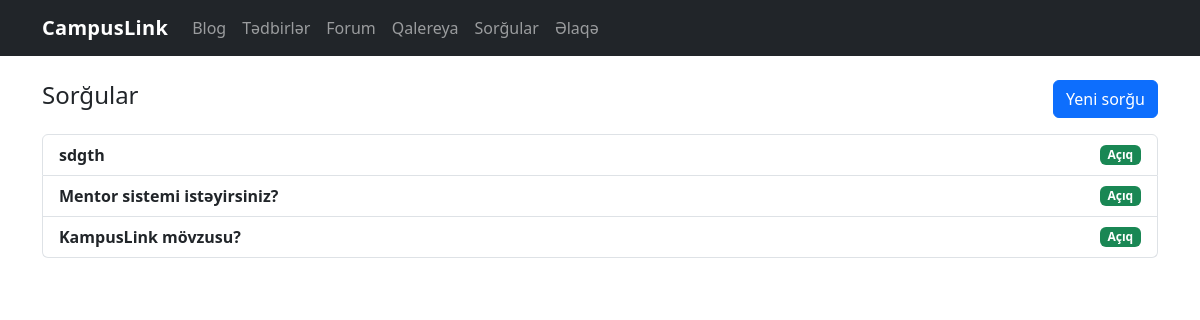
The page /polls/ on the database as committed earlier.
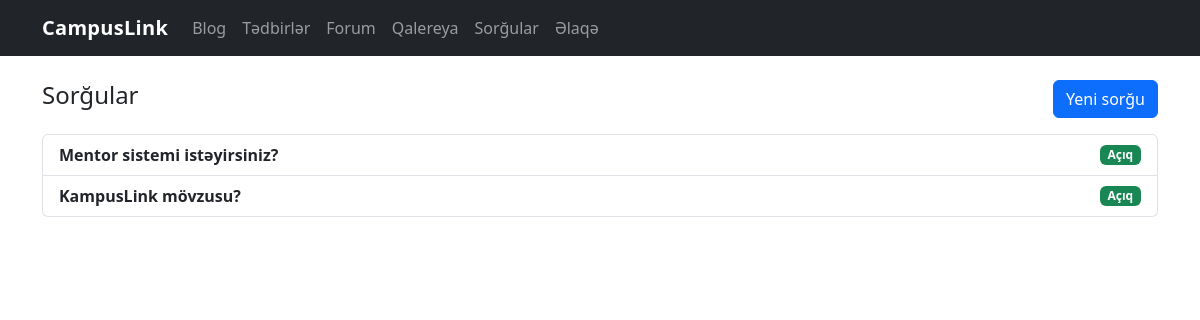
The same page on the database as committed later.
### tables this page shows
CREATE TABLE polls (
            id INTEGER PRIMARY KEY AUTOINCREMENT,
            question TEXT NOT NULL,
            options_json TEXT NOT NULL,
            created_at TEXT NOT NULL,
            is_closed INTEGER NOT NULL DEFAULT 0
        );

### polls.py (the view)
@bp.route("/")
def list_polls():
    db = get_db()
    polls = db.execute(
        "SELECT id, question, is_closed FROM polls ORDER BY id DESC"
    ).fetchall()
    return render_template("polls/list.html", polls=polls)

### database.py (called while the page is built)
def get_db():
    if "db" not in g:
        g.db = sqlite3.connect(DB_PATH)
        g.db.row_factory = sqlite3.Row
    return g.db

### polls.py (called while the page is built)
@bp.before_app_request
def ensure_session():
    session.permanent = True
    if "voter_id" not in session:
        session["voter_id"] = secrets.token_hex(8)  # məsələn: 'a3f9c1e2...'
    return None

### templates/polls/list.html (shortened to what this page needs)
{% extends "base.html" %}
{% block content %}
<div class="d-flex justify-content-between align-items-center mb-3">
  <h1 class="h4">Sorğular</h1>
  <a class="btn btn-primary" href="{{ url_for('polls.new') }}">Yeni sorğu</a>
</div>
<div class="list-group">
  {% for p in polls %}
  <a class="list-group-item list-group-item-action" href="{{ url_for('polls.detail', poll_id=p.id) }}">
    <div class="d-flex justify-content-between align-items-center">
      <div class="me-3">
        <strong>{{ p.question }}</strong>
      </div>
      <span class="badge bg-{{ 'secondary' if p.is_closed else 'success' }}">
        {{ 'Bağlı' if p.is_closed else 'Açıq' }}
      </span>
    </div>
  </a>
  {% else %}
  <div class="text-muted">Hələ sorğu yoxdur.</div>
  {% endfor %}
</div>
{% endblock %}

Rows that differ between the two databases and show on the page:
removed polls: question "sdgth", is_closed "Açıq"
